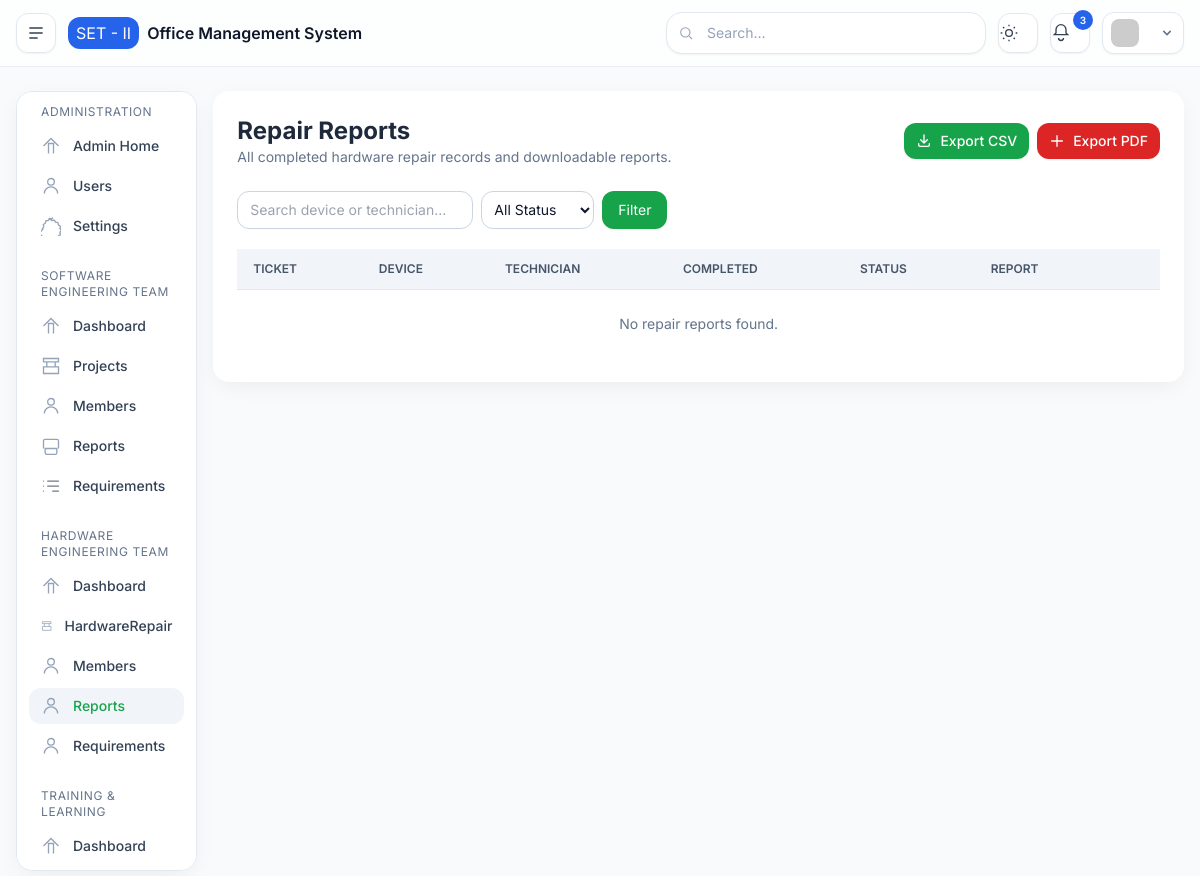
Page /het/reports/ on the earlier database version.
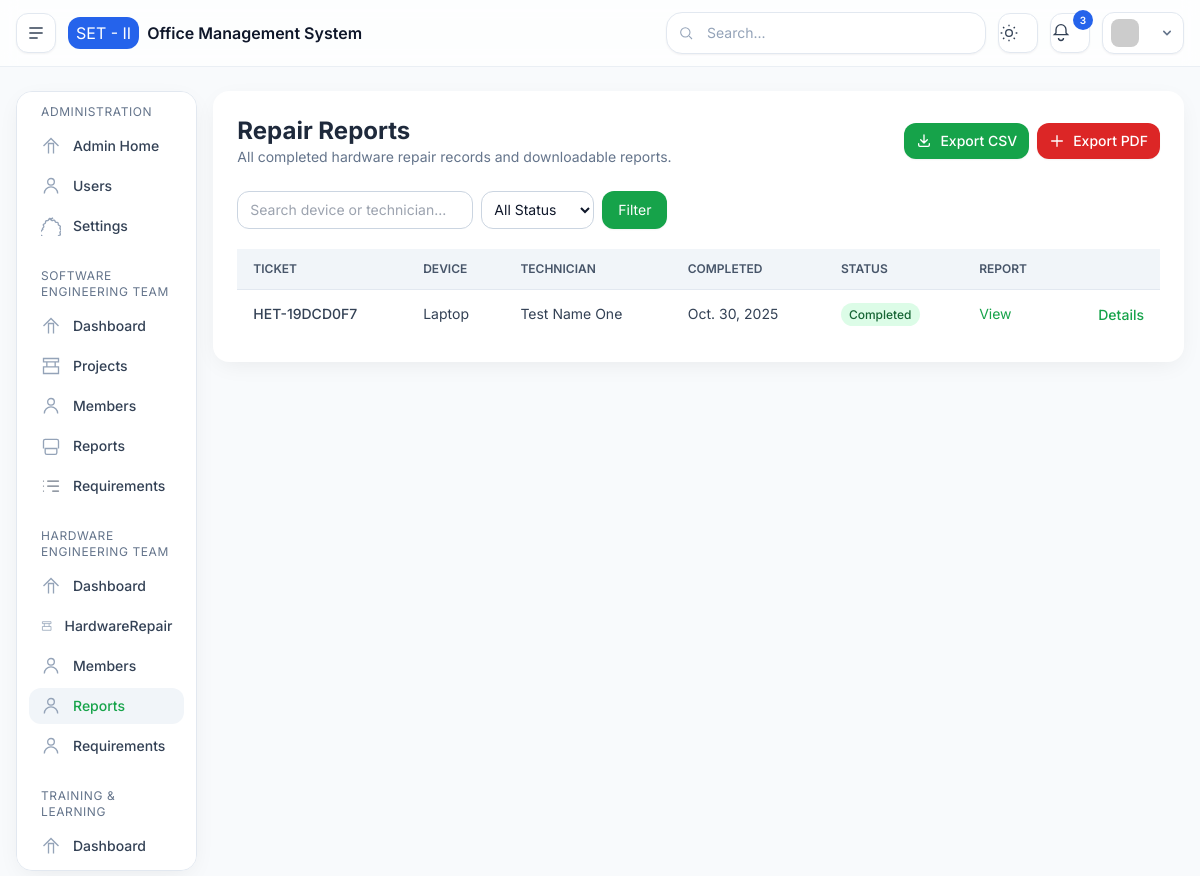
Same page on the later database version.
### het/models.py (models this page shows, shortened)
class HardwareRepair(models.Model):
    STATUS_CHOICES = [
        ("pending", "Pending"),
        ("in_progress", "In Progress"),
        ("completed", "Completed"),
        ("cancelled", "Cancelled"),
    ]
    PRIORITY_CHOICES = [
        ("low", "Low"),
        ("medium", "Medium"),
        ("high", "High"),
        ("urgent", "Urgent"),
    ]
    DEVICE_TYPE_CHOICES = [
        ("computer", "Computer / Laptop"),
        ("mobile", "Mobile Device"),
        ("printer", "Printer"),
        ("network", "Network Equipment"),
        ("sensor", "Sensor"),
        ("controller", "Controller Board"),
        ("other", "Other"),
    ]
    id = models.UUIDField(primary_key=True, default=uuid.uuid4, editable=False)
    ticket_id = models.CharField(max_length=20, unique=True, editable=False)
    device_name = models.CharField(max_length=200)
    device_type = models.CharField(max_length=50, choices=DEVICE_TYPE_CHOICES, default="other")
    issue_description = models.TextField(help_text="Describe the problem in detail")
    status = models.CharField(max_length=20, choices=STATUS_CHOICES, default="pending")
    priority = models.CharField(max_length=20, choices=PRIORITY_CHOICES, default="medium")
    technician = models.ForeignKey(
        Member,
        on_delete=models.SET_NULL,
        null=True,
        blank=True,
        related_name="assigned_repairs"
    )
    support_team = models.ManyToManyField(
        Member,
        blank=True,
        related_name="repair_tasks"
    )
    received_date = models.DateField(auto_now_add=True)
    start_date = models.DateField(blank=True, null=True)
    completed_date = models.DateField(blank=True, null=True)
    estimated_completion = models.DateField(blank=True, null=True)
    photo_before = models.ImageField(upload_to="het/devices/before/", blank=True, null=True)
    photo_after = models.ImageField(upload_to="het/devices/after/", blank=True, null=True)
    report_document = models.FileField(upload_to="het/devices/reports/", blank=True, null=True)
    repair_notes = models.TextField(blank=True, null=True)
    cost_estimate = models.DecimalField(max_digits=10, decimal_places=2, blank=True, null=True)
    created_by = models.ForeignKey(
        settings.AUTH_USER_MODEL,
        on_delete=models.SET_NULL,
        null=True,
        blank=True,
        related_name="created_repairs"
    )
    created_at = models.DateTimeField(auto_now_add=True)
    updated_at = models.DateTimeField(auto_now=True)
    class Meta:
        ordering = ["-created_at"]
        verbose_name = "Hardware Repair"
        verbose_name_plural = "Hardware Repairs"

class Member(models.Model):
    GENDER_CHOICES = [
        ('male', 'Male'),
        ('female', 'Female'),
    ]
    RANK_CHOICES = [
        ('private', 'Private'),
        ('lance_corporal', 'Lance Corporal'),
        ('coporal', 'Coporal'),
        ('sergeant', 'Sergeant'),
        ('warrant_officer_class-1', 'Warrant Officer Class - I'),
        ('warrant_officer_class-2', 'Warrant Officer Class - II'),
        ('second Lieutenant', 'Second Lieutenant'),
        ('lieutenant', 'Lieutenant'),
        ('captain', 'Captain'),
        ('major', 'Major'),
        ('colonel', 'Colonel'),
        ('general', 'General'),
    ]
    DEPARTMENT_CHOICES = [
        ("SET", "Software Engineering Team"),
        ("HET", "Hardware Engineering Team"),
        ("TRAINING", "Training & Learning"),
    ]
    POSITION_CHOICES = [
        ("developer", "Developer"),
        ("designer", "UI/UX Designer"),
        ("mobile_developer", "Mobile Developer"),
        ("server_admin", "Server Administrator"),
        ("tester", "Tester"),
        ("manager", "Project Manager"),
        ("intern", "Intern"),
    ]
    id = models.UUIDField(primary_key=True, default=uuid.uuid4, editable=False)
    user = models.ForeignKey(
        CustomUser, on_delete=models.CASCADE,
        related_name="het_members", null=True, blank=True,
        help_text="If this member is linked to a user account"
    )
    department = models.CharField(max_length=30, choices=DEPARTMENT_CHOICES, editable=False, blank=True, null=True)
    gender = models.CharField(max_length=10, choices=GENDER_CHOICES, blank=True, null=True)
    birth_date = models.DateField(blank=True, null=True)
    rank = models.CharField(max_length=50, choices=RANK_CHOICES, blank=True, null=True)
    full_name = models.CharField(max_length=150)
    reg_no = models.CharField(max_length=10, unique=True)
    position = models.CharField(max_length=50, choices=POSITION_CHOICES)
    joined_date = models.DateField(auto_now_add=True)
    is_active = models.BooleanField(default=True)
    bio = models.TextField(blank=True, null=True)
    profile_photo = models.ImageField(
        upload_to="members/photos/", blank=True, null=True,
        help_text="Optional profile picture"
    )
    created_at = models.DateTimeField(auto_now_add=True)
    updated_at = models.DateTimeField(auto_now=True)
    class Meta:
        verbose_name = "HET Member"
        verbose_name_plural = "HET Members"
        ordering = ["-created_at"]

### het/views.py (the view)
# urls.py: path('reports/', views.reports, name='het.reports'),
def reports(request):
    q = request.GET.get("q", "")
    status = request.GET.get("status", "")
    repairs = HardwareRepair.objects.all().order_by("-completed_date")
    if q:
        repairs = repairs.filter(device_name__icontains=q) | repairs.filter(technician__full_name__icontains=q)
    if status:
        repairs = repairs.filter(status=status)
    return render(request, "pages/het/reports/reports.html", {
        "repairs": repairs,
        "status_choices": HardwareRepair.STATUS_CHOICES,
        "active_menu": "het_reports",
    })

### templates/pages/het/reports/reports.html (shortened to what the changed rows need)
{% extends 'layouts/main.html' %}
{% block content %}
<div class="bg-white p-6 rounded-2xl shadow-soft dark:bg-slate-900 max-w-12xl mx-auto">
  <div class="flex flex-col sm:flex-row justify-between sm:items-center gap-4 mb-6">
    <div>
      <h2 class="text-2xl font-bold text-slate-800 dark:text-slate-200">Repair Reports</h2>
    </div>
  </div>
  <div class="overflow-x-auto">
    <table class="min-w-full divide-y divide-slate-200 dark:divide-slate-700">
      <thead class="bg-slate-100 dark:bg-slate-800">
        <tr>
          <th class="px-4 py-3 text-left text-xs font-semibold text-slate-600 dark:text-slate-300 uppercase">Ticket</th>
          <th class="px-4 py-3 text-left text-xs font-semibold text-slate-600 dark:text-slate-300 uppercase">Device</th>
          <th class="px-4 py-3 text-left text-xs font-semibold text-slate-600 dark:text-slate-300 uppercase">Technician</th>
          <th class="px-4 py-3 text-left text-xs font-semibold text-slate-600 dark:text-slate-300 uppercase">Completed</th>
          <th class="px-4 py-3 text-left text-xs font-semibold text-slate-600 dark:text-slate-300 uppercase">Status</th>
          <th class="px-4 py-3 text-left text-xs font-semibold text-slate-600 dark:text-slate-300 uppercase">Report</th>
          <th class="px-4 py-3"></th>
        </tr>
      </thead>
      <tbody class="divide-y divide-slate-100 dark:divide-slate-800">
        {% for r in repairs %}
        <tr class="hover:bg-slate-50 dark:hover:bg-slate-800 transition">
          <td class="px-4 py-3 text-sm text-slate-700 dark:text-slate-300 font-medium">{{ r.ticket_id }}</td>
          <td class="px-4 py-3 text-sm text-slate-700 dark:text-slate-300">{{ r.device_name }}</td>
          <td class="px-4 py-3 text-sm text-slate-700 dark:text-slate-300">{{ r.technician.full_name|default:"-" }}</td>
          <td class="px-4 py-3 text-sm text-slate-700 dark:text-slate-300">{{ r.completed_date|default:"-" }}</td>
          <td class="px-4 py-3 text-sm">
            {% if r.status == 'completed' %}
              <span class="px-2 py-1 text-xs font-medium rounded-full bg-green-100 text-green-800 dark:bg-green-800 dark:text-green-200">Completed</span>
            {% elif r.status == 'in_progress' %}
              <span class="px-2 py-1 text-xs font-medium rounded-full bg-blue-100 text-blue-800 dark:bg-blue-800 dark:text-blue-200">In Progress</span>
            {% elif r.status == 'cancelled' %}
              <span class="px-2 py-1 text-xs font-medium rounded-full bg-red-100 text-red-800 dark:bg-red-800 dark:text-red-200">Cancelled</span>
            {% else %}
              <span class="px-2 py-1 text-xs font-medium rounded-full bg-yellow-100 text-yellow-800 dark:bg-yellow-700 dark:text-yellow-200">Pending</span>
            {% endif %}
          </td>
          <td class="px-4 py-3 text-sm">
            {% if r.report_document %}
              <a href="{{ r.report_document.url }}" target="_blank"
                class="text-green-600 hover:underline">View</a>
            {% else %}
              <span class="text-slate-400">No File</span>
            {% endif %}
          </td>
          <td class="px-4 py-3 text-right">
            <a href="{% url 'het.view-repair' r.id %}"
              class="text-green-600 hover:text-green-800 font-medium text-sm">Details</a>
          </td>
        </tr>
        {% empty %}
        <tr>
          <td colspan="7" class="text-center py-6 text-slate-500 dark:text-slate-400 text-sm">No repair reports found.</td>
        </tr>
        {% endfor %}
      </tbody>
    </table>
  </div>
</div>
{% endblock %}

Differences in the rows shown:
added HardwareRepair: ticket_id "HET-19DCD0F7", device_name "Laptop", technician.full_name "Test Name One", completed_date "Oct. 30, 2025", status "Completed"
Other differences:
text no longer shown: "No repair reports found."
